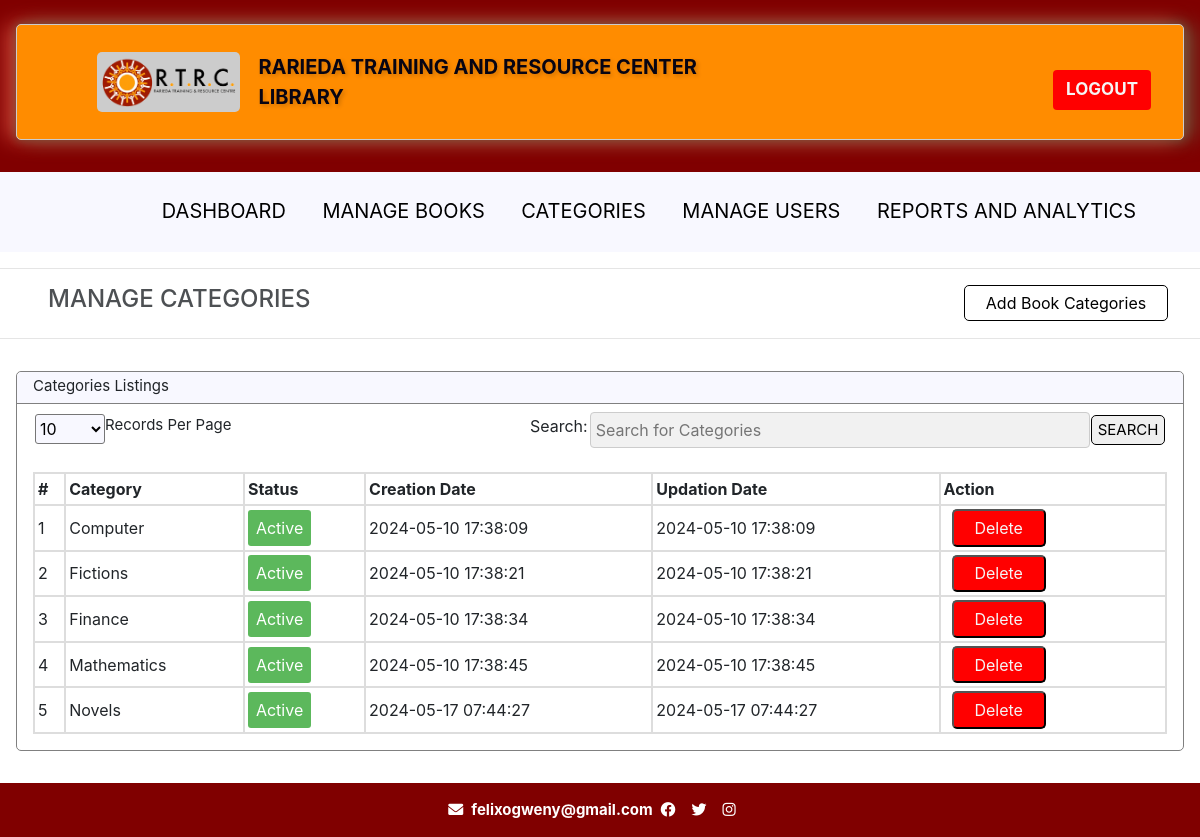
/category (signed in), run on the app's committed database.
### my_app/models.py (models this page shows)
class Category(db.Model):
    id = db.Column(db.Integer, primary_key=True, autoincrement=True)
    name = db.Column(db.String(50), unique=True, nullable=False)
    is_active = db.Column(db.Boolean, default=True)
    creation_date = db.Column(db.DateTime(timezone=True), default=func.now())
    updation_date = db.Column(db.DateTime(timezone=True), default=func.now())
    books = db.relationship('Books', backref='category', cascade="all, delete-orphan")

### my_app/admin/views.py (the view, shortened to what this page needs)
@admin_blueprint.route('/category', methods=['GET', 'POST'])
@login_required
@verified_required
def category():
	authenticate()
	categories = Category.query.all()
	filtered_category = []
	return render_template('admin/categories.html', categories=categories, filtered_category=filtered_category)

### my_app/admin/views.py (called while the page is built)
def authenticate():
	if current_user.role != 'admin':
		abort(403)#we will return a forbidden error if the user is not admin

### my_app/auth.py (called while the page is built)
def verified_required(view_func):
    @wraps(view_func)
    def decorated_view(*args, **kwargs):
        if not current_user.is_authenticated:
            return current_app.login_manager.unauthorized()
        if not current_user.verified:
            flash('Please verify your email to access this page.', category='warning')
            return redirect(url_for('auth.login'))  # Redirect to the login page if not verified
        if current_user.status != 'Active':
            flash('Your account is suspended.', category='danger')
            return redirect(url_for('auth.login'))  # Redirect to the login page if suspended
        return view_func(*args, **kwargs)
    return decorated_view

### my_app/templates/admin/categories.html (shortened to what this page needs)
{% extends "/admin/base.html" %}
{% block content %}
<section>
	<div class="category_header">
		<h4>Manage Categories</h4>
        <div class="action_btn">
	        <a href="/category/addCategory"><button>Add Book Categories</button></a>
         </div>
	</div>
<hr>
</section>
<section class="manage-category">
<div class="category_list_view">
	<div class="heading">
		<div class="table_head">
			<h3>Categories listings</h3>
		</div>
		<div class="category_search">
			<div class="row_show">
				<div class="row">
					<select name="row_number" id="row_number" class="list">
						<option value="10">10</option>
					</select>
					<label for="row_number" class="list_label">records per page</label>
				</div>
			</div>
			<form method="POST" autocomplete="off">
                <div class="search_area">
                    <div class="search_items">
                        <label for="search_book_criteria" class="search_label" style="align-self: center;">Search:</label>
                        <input type="text" placeholder="Search for Categories" name="search_field_content" id="search_field_content" required>
                        <a href="/category" style="align-self: center;"><button class="search_book">SEARCH</button></a>
                    </div>
                </div>
            </form>
		</div>
	</div>
	<div class="category_table">
		<table>
			<thead>
				<tr>
					<th>#</th>
					<th>Category</th>
					<th>Status</th>
					<th>Creation Date</th>
					<th>Updation Date</th>
					<th>Action</th>
				</tr>
			</thead>
			<tbody>
				{% if filtered_category is defined and filtered_category %}
				{% for category in categories %}
				<tr>
					<td>{{category.id}}</td>
					<td>{{category.name}}</td>
					<td class="{% if category.is_active %}active{% else %}inactive{% endif %}" id="status">
                        {% if category.is_active %}
                            <a href="">Active</a>
                        {% else %}
                            <a href="">Inactive</a>
                        {% endif %}
                    </td>
					<td>{{category.creation_date}}</td>
					<td>{{category.updation_date}}</td>
					<td>
						<button class="delete_btn" onclick="deleteCategory({{category.id}})">Delete</button>
					</td>
				</tr>
				{% endfor %}
				{% else %}
				{% for category in categories %}
				<tr>
					<td>{{category.id}}</td>
					<td>{{category.name}}</td>
					<td class="{% if category.is_active %}active{% else %}inactive{% endif %}" id="status">
                        {% if category.is_active %}
                            <a href="">Active</a>
                        {% else %}
                            <a href="">Inactive</a>
                        {% endif %}
                    </td>
					<td>{{category.creation_date}}</td>
					<td>{{category.updation_date}}</td>
					<td>
						<button class="delete_btn" onclick="deleteCategory({{category.id}})">Delete</button>
					</td>
				</tr>
				{% endfor %}
				{% endif %}
			</tbody>
		</table>
	</div>
</div>
</section>
{% endblock %}

### my_app/static/style.css (style rules this page uses)
body { overflow-x: hidden; margin: 0; }
hr { color: 1px solid royalblue; }
h4 { font-size: 20px; margin-left: 3rem; font-weight: bold; padding: 0; text-transform: uppercase; opacity: 0.8; }
.manage-category { min-height: 45vh; }
.category_header { display: flex; flex-flow: row; justify-content: space-between; }
.category_header .action_btn { margin-right: 2rem; }
.category_header .action_btn a button { border-radius: 5px; background-color: #fff; padding-top: 0.3rem; padding-right: 1.3rem; padding-bottom: 0.3rem; padding-left: 1.3rem; border: 1px solid black; }
.category_list_view { position: relative; border: 1px solid #808080; border-radius: 5px; margin-left: 1rem; margin-right: 1rem; margin-top: 2rem; margin-bottom: 2rem; }
.category_list_view .heading .table_head { border-bottom: 1px solid #808080; border-top-left-radius: 5px; border-top-right-radius: 5px; background-color: ghostwhite; }
.category_list_view .heading .table_head h3 { margin-left: 1rem; font-weight: normal; font-size: 15px; text-transform: capitalize; align-self: center; padding-top: 0.3rem; }
.category_list_view .heading .category_search { display: flex; flex-flow: row; justify-content: space-between; }
.category_list_view .heading .category_search .row_show { float: left; margin-top: 2px; margin-left: 10px; }
.category_list_view .heading .category_search .row_show .row { margin-left: 0.5rem; margin-top: 0.5rem; }
.category_list_view .heading .category_search .row_show .row .list { width: 70px; background-color: ghostwhite; border-radius: 3px; }
.category_list_view .heading .category_search .row_show .row .list_label { font-weight: normal; font-size: 15px; text-transform: capitalize; }
.category_list_view .heading .category_search .search_area { float: right; }
.category_list_view .heading .category_search .search_area .search_items { display: flex; flex-flow: row; }
.category_list_view .heading .category_search .search_area .search_items .search_label { align-self: center; font-weight: normal; text-transform: capitalize; margin-right: 2px; }
.category_list_view .heading .category_search .search_area .search_items input[type="text"] { width: 500px; padding: 5px; margin: 8px 0; box-sizing: border-box; border: 1px solid #ccc; border-radius: 4px; background-color: #f1f1f1; }
.category_list_view .heading .category_search .search_area .search_items button { min-height: 30px; font-size: 15px; align-self: center; margin-left: 1px; margin-right: 1.1rem; border-radius: 5px; border: 1px solid black; }
.category_list_view .category_table { margin-left: 1rem; margin-right: 1rem; margin-top: 1rem; margin-bottom: 1rem; }
.category_list_view .category_table table { border-collapse: collapse; width: 100%; border: 1px solid #ddd; }
.category_list_view .category_table table thead tr, .category_list_view .category_table table thead tr th, .category_list_view .category_table table tbody tr, .category_list_view .category_table table tbody tr td { text-align: left; padding: 3px; border: 2px solid #ddd; border-radius: 5px; vertical-align: middle; }
.category_list_view .category_table table thead tr th:last-child, .category_list_view .category_table table tbody tr td:last-child { width: 20%; }
.active a { background: #5cb85c; color: white; padding: 0.5rem; text-decoration: none; border-radius: 3px; }
.category_list_view .category_table table tbody tr td .edit_btn, .category_list_view .category_table table tbody tr td .delete_btn { padding-top: 0.3rem; padding-right: 1.3rem; padding-bottom: 0.3rem; padding-left: 1.3rem; border-radius: 5px; color: whitesmoke; }
.category_list_view .category_table table tbody tr td .delete_btn { background: red; opacity: 1; margin-left: 0.5rem; }

### data on the page
Category: id "1", name "Computer", is_active "Active", creation_date "2024-05-10 17:38:09", updation_date "2024-05-10 17:38:09"
Category: id "2", name "Fictions", is_active "Active", creation_date "2024-05-10 17:38:21", updation_date "2024-05-10 17:38:21"
Category: id "3", name "Finance", is_active "Active", creation_date "2024-05-10 17:38:34", updation_date "2024-05-10 17:38:34"
Category: id "4", name "Mathematics", is_active "Active", creation_date "2024-05-10 17:38:45", updation_date "2024-05-10 17:38:45"
Category: id "5", name "Novels", is_active "Active", creation_date "2024-05-17 07:44:27", updation_date "2024-05-17 07:44:27"
